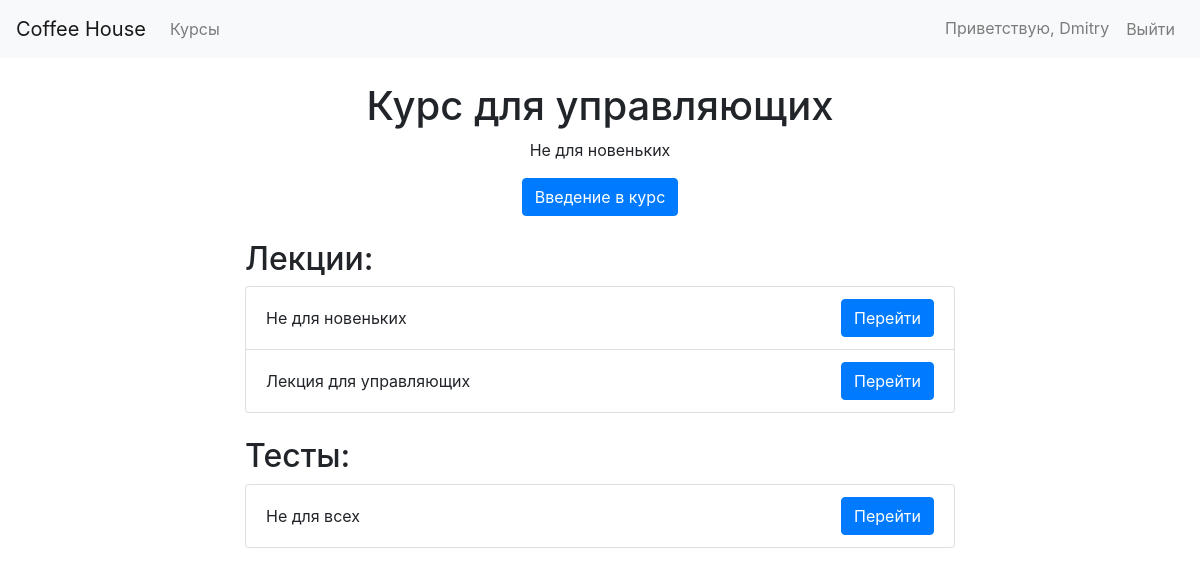
Screenshot of /courses/kurs-dlia-upravliaiushchikh/ (signed in) with the database file from the repository.
### courses/models.py (models this page shows, shortened)
class Course(models.Model):
    title = models.CharField(max_length=100)
    description = models.TextField()
    role = models.CharField(max_length=20, choices=ROLE_CHOICES)
    video_url = models.URLField(blank=True)
    course_slug = models.SlugField(unique=True, max_length=100, default='')
    users = models.ManyToManyField(UserProfile, through='LearningProgress')

class Lecture(models.Model):
    title = models.CharField(max_length=100)
    content = models.TextField()
    course = models.ForeignKey(Course, on_delete=models.CASCADE)
    lecture_slug = models.SlugField(unique=True, max_length=100, default='')

class Test(models.Model):
    title = models.CharField(max_length=100)
    course = models.ForeignKey(Course, on_delete=models.CASCADE)
    test_slug = models.SlugField(unique=True, max_length=100, default='')

### courses/views.py (the view)
# urls.py: path('<slug:course_slug>/', views.course_detail, name='course_detail'),
@login_required
def course_detail(request, course_slug):
    course = get_object_or_404(Course, course_slug=course_slug)
    return render(request, 'course_detail.html', {'course': course})

### templates/course_detail.html (shortened to what this page needs)
{% extends 'base.html' %}
{% load static %}
{% block content %}
    <div class="container">
        <div class="row">
            <div class="col-md-8 mx-auto mt-4">
                <h1 class="text-center">{{ course.title }}</h1>
                <p class="text-center">{{ course.description }}</p>
                <div class="text-center">
                    {% if course.video_url %}
                        <a href="{{ course.video_url }}" class="btn btn-primary">Введение в курс</a>
                    {% endif %}
                </div>
                <div class="mt-4">
                    <h2>Лекции:</h2>
                    <ul class="list-group">
                        {% for lecture in course.lecture_set.all %}
                            <li class="list-group-item d-flex justify-content-between align-items-center">
                                {{ lecture.title }}
                                 <a href="{% url 'lecture_detail' course.course_slug lecture.lecture_slug %}"
                                   class="btn btn-primary">Перейти</a>
                            </li>
                        {% endfor %}
                    </ul>
                </div>
                <div class="mt-4">
                    <h2>Тесты:</h2>
                    <ul class="list-group">
                        {% for test in course.test_set.all %}
                            <li class="list-group-item d-flex justify-content-between align-items-center">
                                {{ test.title }}
                                <a href="{% url 'test_detail' course.course_slug test.test_slug %}" class="btn btn-primary">Перейти</a>
                            </li>
                        {% endfor %}
                    </ul>
                </div>
            </div>
        </div>
    </div>
{% endblock %}

### templates/header.html (shortened to what this page needs)
<header>
        <nav class="navbar navbar-expand-lg navbar-light bg-light">
        <div class="collapse navbar-collapse" id="navbarNav">
            <ul class="navbar-nav mr-auto">
                {% if user.is_authenticated %}
                    <li class="nav-item">
                        <a class="navbar-brand" href="{% url 'dashboard' %}">Coffee House</a>
                    </li>
                    <li class="nav-item">
                        <a class="nav-link" href="{% url 'courses' %}">Курсы</a>
                    </li>
                {% else %}
                    <li class="nav-item">
                        <span class="navbar-brand">Coffee House</span>
                    </li>
                {% endif %}
            </ul>
            <ul class="navbar-nav">
                {% if user.is_authenticated %}
                    <li class="nav-item">
                        <a class="nav-link" href="{% url 'profile' %}">Приветствую, {{ user.username }}</a>
                    </li>
                    <li class="nav-item">
                        <form action="{% url 'logout' %}" method="post" style="padding: 0;">
                            <button type="submit" class="btn btn-link nav-link">Выйти</button>
                        </form>
                    </li>
                {% endif %}
            </ul>
        </div>
    </nav>
</header>

### rows the page displays
Course: title "Курс для управляющих", description "Не для новеньких"
Lecture: title "Не для новеньких"
Lecture: title "Лекция для управляющих"
Test: title "Не для всех"

### other values shown
{{ user.username }} "Dmitry"
